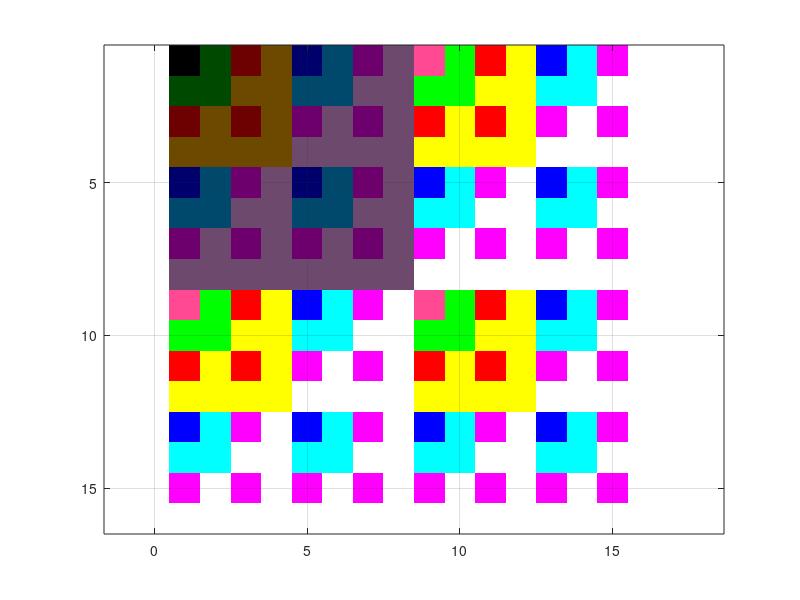

Here is the MATLAB script that generated this plot:
clear
close all
 

red   = [0,  36,  73, 109, 146, 182, 219, 255];
green = [0,  36,  73, 109, 146, 182, 219, 255];
blue  = [0,  73, 146, 255];

i=1;
for g=0:7
    for r=0:7
        for b=0:3
            pal(i,:) = ([red(r+1) green(g+1) blue(b+1)]/255);
            i=i+1;
        end
    end
end

    %  green red blue
sprtpal = [ 0 0 0
            0 0 2
            0 3 0
            0 3 2
            3 0 0
            3 0 2
            3 3 0
            3 3 2
            4 7 2
            0 0 7
            0 7 0
            0 7 7
            7 0 0
            7 0 7
            7 7 0
            7 7 7];

figure;
t = uint8(kron(0:15,ones(16,1)));
t = bitor(t,t');
image(t)
colormap([sprtpal(:,2) sprtpal(:,3) sprtpal(:,1)]/7);
axis equal
grid

